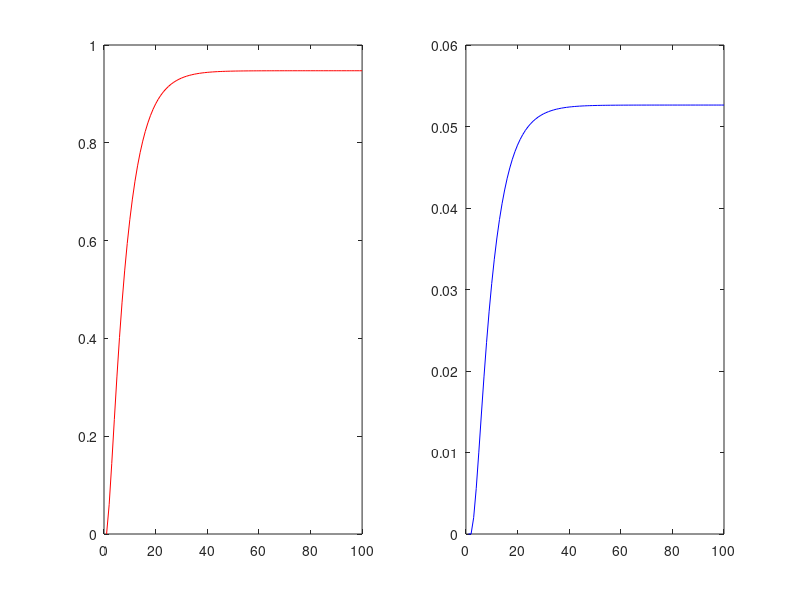

MATLAB code to generate this figure:
%%                          6B

T = [0.8 0.2 0 0 0 ; 0 0.6 0.3 0.1 0 ; 0 0 1 0 0 ; 0.3 0.2 0 0.4 0.1; 0 0 0 0 1 ]';

x0 = zeros(1,5)';
x0(1) = 1;
for i = 1:100
    
    x0 = T * x0;
    res(i) = x0(2);

end

plot(1:100, res,"-r");

%%                             6C

x0 = zeros(1,5)';
x0(1) = 1;

n = 1:100;

for i = n
    x0 = T*x0;
    res3(i) = x0(3);    
    res5(i) = x0(5);

end

figure(1);
title("6c")
subplot(1,2,1);
plot(res3,"-r");
subplot(1,2,2);
plot(res5, "-b")

%%                              d

Tcan  = [0.8 0.2 0 0 0; 0 0.6 0.1 0.3 0;  0.3 0.2 0.4 0 0.1; 0 0 0 1 0; 0 0 0 0 1]';

Q  = Tcan(1:3, 1:3);

%%                              e
eye(2)

F  = inv(eye(size(Q)) - Q);


%%                              f
    
som = sum(F);
fprintf("Valor esperado de passos antes da absorção começando no espaço 1 é %.5f, no estado 2 é %.5f, no 4 é %.5f\n",som(1), som(2), som(3));

%%  

R = Tcan(4:5, 1:3);
B = R*F


fprintf("Estado 3: %.5f, estado 5: %.5f\n", B(1,1),B(2,1) )

